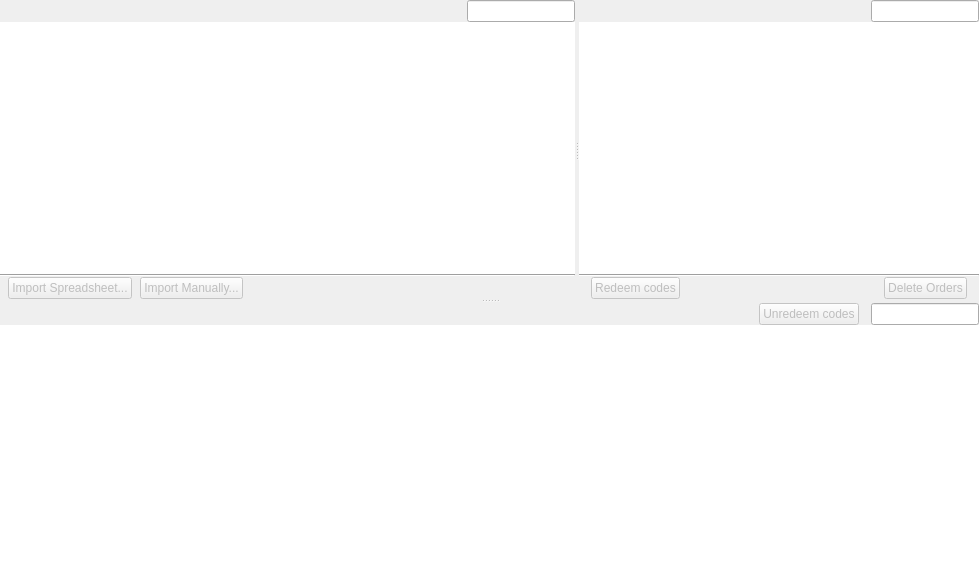
<?xml version="1.0" encoding="UTF-8"?>
<ui version="4.0">
 <class>IOSVPPCodeManagementWidget</class>
 <widget class="QWidget" name="IOSVPPCodeManagementWidget">
  <property name="geometry">
   <rect>
    <x>0</x>
    <y>0</y>
    <width>979</width>
    <height>570</height>
   </rect>
  </property>
  <property name="windowTitle">
   <string>VPP Code Management</string>
  </property>
  <layout class="QHBoxLayout" name="horizontalLayout_7">
   <property name="margin">
    <number>0</number>
   </property>
   <item>
    <widget class="PrettySplitter" name="vsplitter">
     <property name="orientation">
      <enum>Qt::Vertical</enum>
     </property>
     <widget class="PrettySplitter" name="hsplitter">
      <property name="orientation">
       <enum>Qt::Horizontal</enum>
      </property>
      <widget class="QWidget" name="splitterWidgetLeft" native="true">
       <layout class="QVBoxLayout" name="splitterLayoutLeft">
        <property name="spacing">
         <number>0</number>
        </property>
        <property name="margin">
         <number>0</number>
        </property>
        <item>
         <layout class="QHBoxLayout" name="horizontalLayout_5">
          <item>
           <spacer name="horizontalSpacer_9">
            <property name="orientation">
             <enum>Qt::Horizontal</enum>
            </property>
            <property name="sizeType">
             <enum>QSizePolicy::Minimum</enum>
            </property>
            <property name="sizeHint" stdset="0">
             <size>
              <width>12</width>
              <height>0</height>
             </size>
            </property>
           </spacer>
          </item>
          <item>
           <widget class="QLabel" name="filesetCountLabel">
            <property name="minimumSize">
             <size>
              <width>100</width>
              <height>0</height>
             </size>
            </property>
            <property name="text">
             <string/>
            </property>
           </widget>
          </item>
          <item>
           <spacer name="horizontalSpacer_3">
            <property name="orientation">
             <enum>Qt::Horizontal</enum>
            </property>
            <property name="sizeHint" stdset="0">
             <size>
              <width>40</width>
              <height>20</height>
             </size>
            </property>
           </spacer>
          </item>
          <item>
           <widget class="SearchLineEdit" name="filesetSearch">
            <property name="sizePolicy">
             <sizepolicy hsizetype="Fixed" vsizetype="Fixed">
              <horstretch>0</horstretch>
              <verstretch>0</verstretch>
             </sizepolicy>
            </property>
            <property name="maximumSize">
             <size>
              <width>200</width>
              <height>16777215</height>
             </size>
            </property>
           </widget>
          </item>
         </layout>
        </item>
        <item>
         <layout class="QVBoxLayout" name="filesetLayout">
          <property name="spacing">
           <number>0</number>
          </property>
          <item>
           <widget class="StandardTreeView" name="iosFilesetsView">
            <property name="sizePolicy">
             <sizepolicy hsizetype="Expanding" vsizetype="MinimumExpanding">
              <horstretch>0</horstretch>
              <verstretch>0</verstretch>
             </sizepolicy>
            </property>
            <property name="styleSheet">
             <string notr="true">QTreeView::item { height: 38 }</string>
            </property>
            <property name="frameShape">
             <enum>QFrame::NoFrame</enum>
            </property>
            <property name="editTriggers">
             <set>QAbstractItemView::NoEditTriggers</set>
            </property>
            <property name="dragDropMode">
             <enum>QAbstractItemView::DropOnly</enum>
            </property>
            <property name="iconSize">
             <size>
              <width>32</width>
              <height>32</height>
             </size>
            </property>
            <property name="rootIsDecorated">
             <bool>false</bool>
            </property>
            <property name="uniformRowHeights">
             <bool>true</bool>
            </property>
            <property name="sortingEnabled">
             <bool>true</bool>
            </property>
            <attribute name="headerCascadingSectionResizes">
             <bool>false</bool>
            </attribute>
            <attribute name="headerDefaultSectionSize">
             <number>200</number>
            </attribute>
           </widget>
          </item>
          <item>
           <widget class="Line" name="line">
            <property name="orientation">
             <enum>Qt::Horizontal</enum>
            </property>
           </widget>
          </item>
          <item>
           <layout class="QHBoxLayout" name="horizontalLayout">
            <property name="spacing">
             <number>8</number>
            </property>
            <property name="leftMargin">
             <number>8</number>
            </property>
            <property name="topMargin">
             <number>0</number>
            </property>
            <property name="rightMargin">
             <number>12</number>
            </property>
            <property name="bottomMargin">
             <number>0</number>
            </property>
            <item>
             <widget class="QPushButton" name="importButton">
              <property name="enabled">
               <bool>false</bool>
              </property>
              <property name="text">
               <string>Import Spreadsheet...</string>
              </property>
             </widget>
            </item>
            <item>
             <widget class="QPushButton" name="importManuallyButton">
              <property name="enabled">
               <bool>false</bool>
              </property>
              <property name="text">
               <string>Import Manually...</string>
              </property>
             </widget>
            </item>
            <item>
             <spacer name="horizontalSpacer">
              <property name="orientation">
               <enum>Qt::Horizontal</enum>
              </property>
              <property name="sizeHint" stdset="0">
               <size>
                <width>148</width>
                <height>20</height>
               </size>
              </property>
             </spacer>
            </item>
           </layout>
          </item>
         </layout>
        </item>
       </layout>
      </widget>
      <widget class="QWidget" name="splitterWidgetRight" native="true">
       <layout class="QVBoxLayout" name="splitterLayoutRight">
        <property name="spacing">
         <number>0</number>
        </property>
        <property name="margin">
         <number>0</number>
        </property>
        <item>
         <layout class="QHBoxLayout" name="horizontalLayout_3">
          <item>
           <spacer name="horizontalSpacer_7">
            <property name="orientation">
             <enum>Qt::Horizontal</enum>
            </property>
            <property name="sizeType">
             <enum>QSizePolicy::Minimum</enum>
            </property>
            <property name="sizeHint" stdset="0">
             <size>
              <width>12</width>
              <height>0</height>
             </size>
            </property>
           </spacer>
          </item>
          <item>
           <widget class="CircularProgressIndicator" name="circularProgress" native="true">
            <property name="minimumSize">
             <size>
              <width>20</width>
              <height>12</height>
             </size>
            </property>
            <property name="maximumSize">
             <size>
              <width>16777215</width>
              <height>16777215</height>
             </size>
            </property>
           </widget>
          </item>
          <item>
           <widget class="QLabel" name="vppCountLabel">
            <property name="minimumSize">
             <size>
              <width>100</width>
              <height>0</height>
             </size>
            </property>
            <property name="text">
             <string/>
            </property>
           </widget>
          </item>
          <item>
           <spacer name="horizontalSpacer_4">
            <property name="orientation">
             <enum>Qt::Horizontal</enum>
            </property>
            <property name="sizeHint" stdset="0">
             <size>
              <width>40</width>
              <height>20</height>
             </size>
            </property>
           </spacer>
          </item>
          <item>
           <widget class="SearchLineEdit" name="codesSearch">
            <property name="sizePolicy">
             <sizepolicy hsizetype="Fixed" vsizetype="Fixed">
              <horstretch>0</horstretch>
              <verstretch>0</verstretch>
             </sizepolicy>
            </property>
            <property name="maximumSize">
             <size>
              <width>200</width>
              <height>16777215</height>
             </size>
            </property>
           </widget>
          </item>
         </layout>
        </item>
        <item>
         <widget class="StandardTreeView" name="iosCodesTree">
          <property name="styleSheet">
           <string notr="true"/>
          </property>
          <property name="frameShape">
           <enum>QFrame::NoFrame</enum>
          </property>
          <property name="editTriggers">
           <set>QAbstractItemView::NoEditTriggers</set>
          </property>
          <property name="dragEnabled">
           <bool>true</bool>
          </property>
          <property name="selectionMode">
           <enum>QAbstractItemView::ExtendedSelection</enum>
          </property>
          <property name="iconSize">
           <size>
            <width>0</width>
            <height>0</height>
           </size>
          </property>
          <property name="uniformRowHeights">
           <bool>true</bool>
          </property>
          <property name="sortingEnabled">
           <bool>true</bool>
          </property>
          <property name="allColumnsShowFocus">
           <bool>true</bool>
          </property>
          <attribute name="headerShowSortIndicator" stdset="0">
           <bool>true</bool>
          </attribute>
         </widget>
        </item>
        <item>
         <widget class="Line" name="line_2">
          <property name="orientation">
           <enum>Qt::Horizontal</enum>
          </property>
         </widget>
        </item>
        <item>
         <layout class="QHBoxLayout" name="horizontalLayout_4">
          <property name="spacing">
           <number>-1</number>
          </property>
          <property name="leftMargin">
           <number>12</number>
          </property>
          <property name="topMargin">
           <number>0</number>
          </property>
          <property name="rightMargin">
           <number>12</number>
          </property>
          <property name="bottomMargin">
           <number>0</number>
          </property>
          <item>
           <widget class="QPushButton" name="redeemButton">
            <property name="enabled">
             <bool>false</bool>
            </property>
            <property name="text">
             <string>Redeem codes</string>
            </property>
           </widget>
          </item>
          <item>
           <spacer name="horizontalSpacer_6">
            <property name="orientation">
             <enum>Qt::Horizontal</enum>
            </property>
            <property name="sizeHint" stdset="0">
             <size>
              <width>40</width>
              <height>20</height>
             </size>
            </property>
           </spacer>
          </item>
          <item>
           <widget class="QPushButton" name="deleteButton">
            <property name="enabled">
             <bool>false</bool>
            </property>
            <property name="text">
             <string>Delete Orders</string>
            </property>
           </widget>
          </item>
         </layout>
        </item>
       </layout>
      </widget>
     </widget>
     <widget class="QWidget" name="splitterWidgetBottom" native="true">
      <layout class="QVBoxLayout" name="verticalLayout">
       <property name="spacing">
        <number>0</number>
       </property>
       <property name="margin">
        <number>0</number>
       </property>
       <item>
        <layout class="QHBoxLayout" name="horizontalLayout_2">
         <property name="spacing">
          <number>0</number>
         </property>
         <item>
          <spacer name="horizontalSpacer_8">
           <property name="orientation">
            <enum>Qt::Horizontal</enum>
           </property>
           <property name="sizeType">
            <enum>QSizePolicy::Minimum</enum>
           </property>
           <property name="sizeHint" stdset="0">
            <size>
             <width>12</width>
             <height>0</height>
            </size>
           </property>
          </spacer>
         </item>
         <item>
          <widget class="QLabel" name="redemptionEventCount">
           <property name="text">
            <string/>
           </property>
           <property name="margin">
            <number>0</number>
           </property>
          </widget>
         </item>
         <item>
          <spacer name="horizontalSpacer_16">
           <property name="orientation">
            <enum>Qt::Horizontal</enum>
           </property>
           <property name="sizeHint" stdset="0">
            <size>
             <width>40</width>
             <height>20</height>
            </size>
           </property>
          </spacer>
         </item>
         <item>
          <widget class="QPushButton" name="unredeemButton">
           <property name="enabled">
            <bool>false</bool>
           </property>
           <property name="text">
            <string>Unredeem codes</string>
           </property>
          </widget>
         </item>
         <item>
          <spacer name="horizontalSpacer_10">
           <property name="orientation">
            <enum>Qt::Horizontal</enum>
           </property>
           <property name="sizeType">
            <enum>QSizePolicy::Minimum</enum>
           </property>
           <property name="sizeHint" stdset="0">
            <size>
             <width>12</width>
             <height>0</height>
            </size>
           </property>
          </spacer>
         </item>
         <item>
          <widget class="SearchLineEdit" name="redemptionEventSearch">
           <property name="sizePolicy">
            <sizepolicy hsizetype="Fixed" vsizetype="Fixed">
             <horstretch>0</horstretch>
             <verstretch>0</verstretch>
            </sizepolicy>
           </property>
           <property name="maximumSize">
            <size>
             <width>200</width>
             <height>16777215</height>
            </size>
           </property>
          </widget>
         </item>
        </layout>
       </item>
       <item>
        <widget class="StandardTreeView" name="iosRedemptionEventsView">
         <property name="frameShape">
          <enum>QFrame::NoFrame</enum>
         </property>
         <property name="editTriggers">
          <set>QAbstractItemView::NoEditTriggers</set>
         </property>
         <property name="selectionMode">
          <enum>QAbstractItemView::ExtendedSelection</enum>
         </property>
         <property name="uniformRowHeights">
          <bool>true</bool>
         </property>
         <property name="sortingEnabled">
          <bool>true</bool>
         </property>
         <attribute name="headerShowSortIndicator" stdset="0">
          <bool>true</bool>
         </attribute>
         <attribute name="headerStretchLastSection">
          <bool>true</bool>
         </attribute>
        </widget>
       </item>
       <item>
        <layout class="QHBoxLayout" name="horizontalLayout_6">
         <property name="spacing">
          <number>0</number>
         </property>
        </layout>
       </item>
      </layout>
     </widget>
    </widget>
   </item>
  </layout>
 </widget>
 <customwidgets>
  <customwidget>
   <class>PrettySplitter</class>
   <extends>QSplitter</extends>
   <header>FileWaveGuiLib/prettysplitter/prettysplitter.h</header>
   <container>1</container>
  </customwidget>
  <customwidget>
   <class>SearchLineEdit</class>
   <extends>QLineEdit</extends>
   <header>FileWaveGuiLib/searchlineedit/searchlineedit.h</header>
  </customwidget>
  <customwidget>
   <class>CircularProgressIndicator</class>
   <extends>QWidget</extends>
   <header>FileWaveGuiLib/circularprogressindicator.h</header>
   <container>1</container>
  </customwidget>
  <customwidget>
   <class>StandardTreeView</class>
   <extends>QTreeView</extends>
   <header>FileWaveGuiLib/StandardTreeView.h</header>
  </customwidget>
 </customwidgets>
 <resources/>
 <connections/>
</ui>
